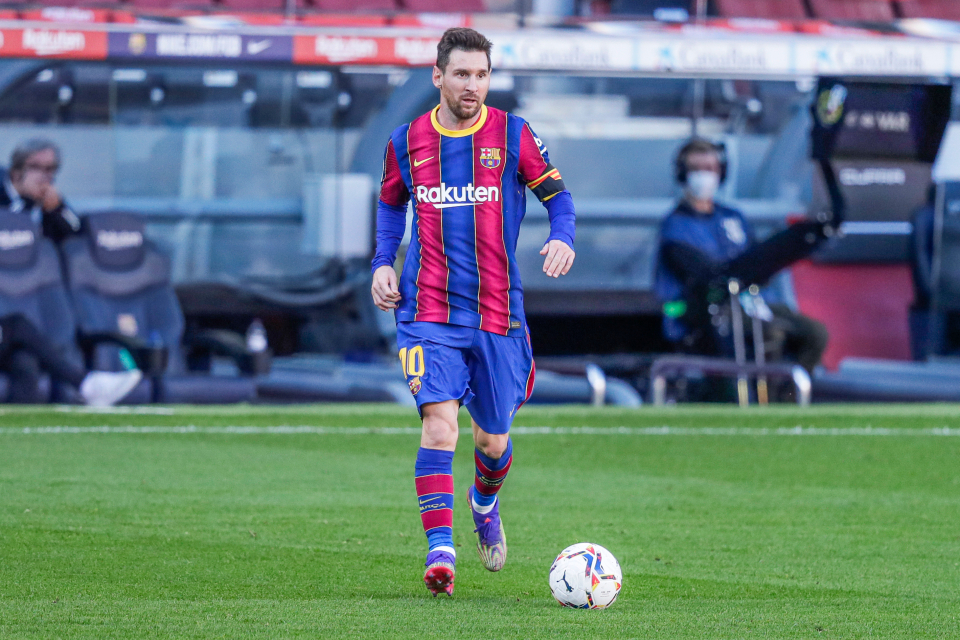
#> input picture images/Lionel-Messi.jpg, 960 x 640 px, found by its file name
$ python histograms.py
#> lines starting #> are read from the running program, lines starting #| are printed output that depends on the picture
import cv2
import numpy as np
import matplotlib.pyplot as plt


img = cv2.imread("images/Lionel-Messi.jpg")
#> img is the input picture: shape (640, 960, 3); mean B, G, R 122.1, 119.3, 99.5

gray = cv2.cvtColor(img, cv2.COLOR_BGR2GRAY)
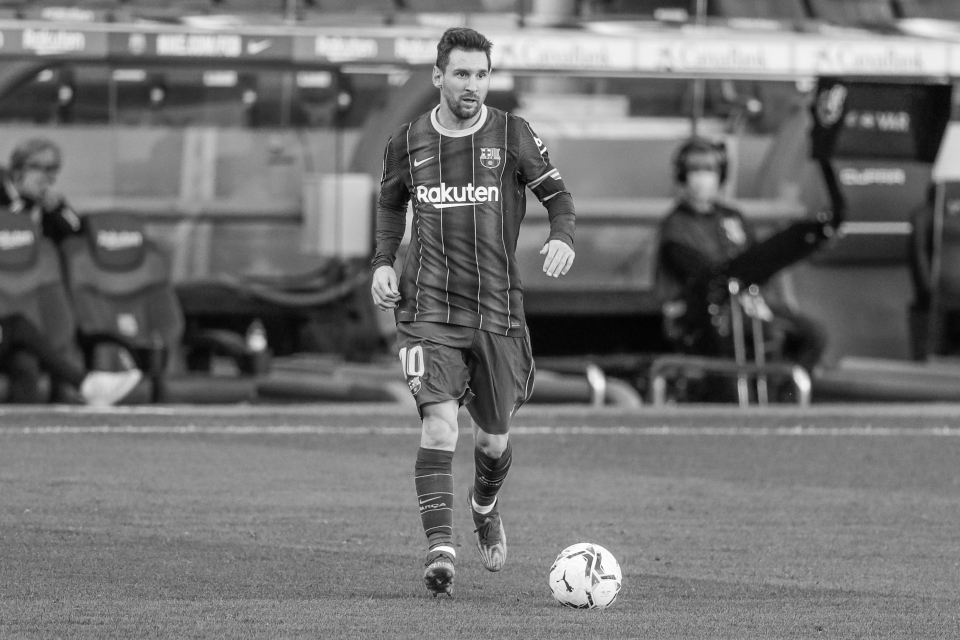
#> gray: shape (640, 960); min 1, max 255, mean 113.7


# Creating Grayscale Histogram
# Note that we can create a histogram based on the mask of an image
gray_hist = cv2.calcHist([gray], channels=[0], mask=None, histSize=[256], ranges=[0, 256])
#> gray_hist = 256 values, max 8433 at index 137, min 0 at index 0, mean 2400

# [10 lines of commented-out code are left out]
colors = ('b', 'g', 'r')

plt.figure()
plt.title("Color Histogram")
plt.xlabel("Intensity")
plt.ylabel("Number of Pixels")

for i, col in enumerate(colors):
    hist = cv2.calcHist([img], [i], None, [256], [0, 256])
    plt.plot(hist, color=col)
    plt.xlim([0, 256])

plt.show()
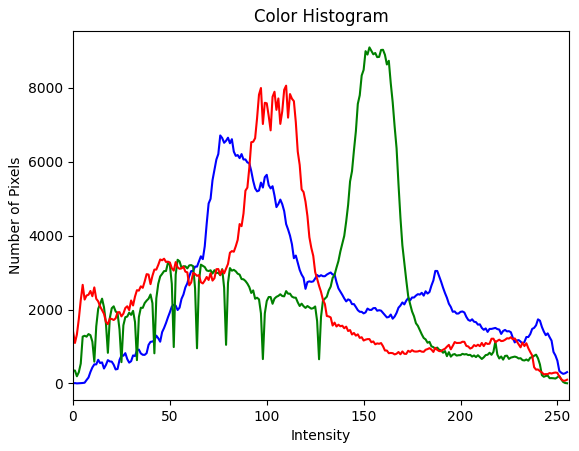
#> figure drawn by matplotlib, 1 panel; curve peaks at x = 76, y = 6708; curve peaks at x = 153, y = 9090; curve peaks at x = 110, y = 8055


cv2.waitKey(0)
